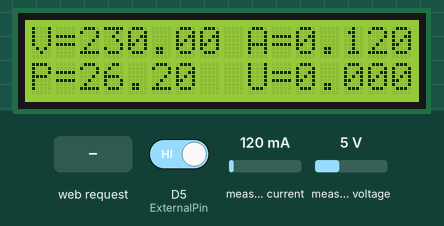
This sketch was run on a simulated ESP8266 (NodeMCU). On the bench: 16×2 character LCD. The inputs (shaded band) are chosen by the test bench; at power-on: measured current 120 mA, measured voltage 5 V, D5 (ExternalPin) HIGH. WiFi joins after 1.5 s; servers stay silent unless stated; EEPROM starts erased; what the sketch prints to the serial monitor is not drawn.

Above: at 9.5 s.
9.6 s: measured current set to 40 mA
At 11.4 s:
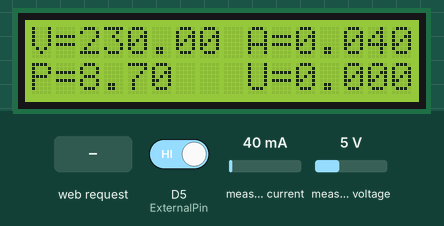
11.7 s: measured voltage set to 0.3 V
At 12.6 s:
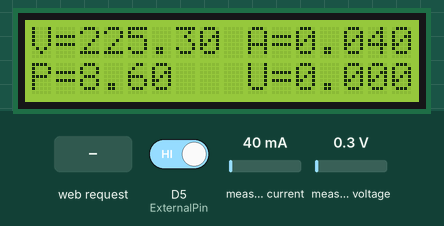
13.6 s: D5 (ExternalPin) driven LOW
15.1 s: HTTP request GET /led1on received
17.2 s: measured current set to 500 mA
At 19.6 s:
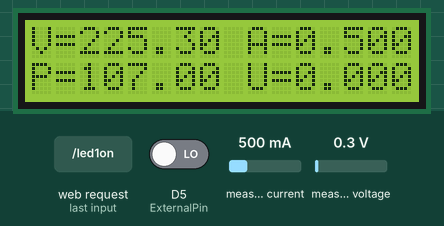
20.1 s: measured voltage set to 3.8 V
At 22.3 s:
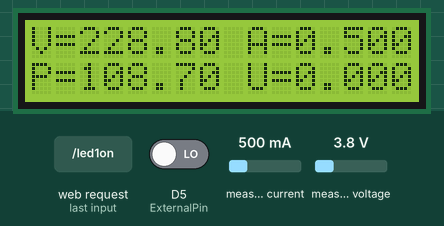
Timing chart, 0 to 23.8 s (numbered marks = the images above; inputs shaded):
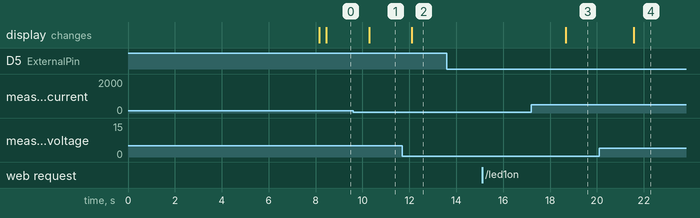

Measured:
- after the input at 9.6 s, the display: changes after 0.69 s (image 1)
- after the input at 11.7 s, the display: changes after 0.41 s (image 2)
- after the input at 13.6 s, every drawn part: stays the same
- after the input at 15.1 s, every drawn part: stays the same
- after the input at 17.2 s, the display: changes after 1.5 s (image 3)
- after the input at 20.1 s, the display: changes after 1.5 s (image 4)

The sketch:

pm_final.ino
```cpp
#include <ESP8266WebServer.h>
#include <ESP8266WiFi.h>
#include <ESP8266HTTPClient.h>
#include <Wire.h>
#include <PZEM004Tv30.h>
#include <LiquidCrystal_I2C.h>
#include <EEPROM.h>
#include <ThingSpeak.h>
#include <SPI.h>

WiFiClient  client;
PZEM004Tv30 pzem(D7, D8); //RX/TX
LiquidCrystal_I2C lcd(0x27, 16, 2);
ESP8266WebServer server(80);

float voltage, current, power, energy, frequency, pf, units;

unsigned long myChannelNumber = 1519974;
const char * myWriteAPIKey = "9OYRK9BAB6SV9HG1";

float number1 = 0.0000f;
float number2 = 0.0000f;
float number3 = 0.0000f;
float number4 = 0.0000f;
float number5 = 0.0000f;
float number6 = 0.0000f;
float number7 = 0.000000f;

String myStatus = "";

/*Put your SSID & Password*/
const char* ssid = "realme 6";  // Enter SSID here
const char* password = "dellinspiron";  //Enter Password here

uint8_t LED1pin = D6;         //GPIO 12 OR D6
bool LED1status = LOW;

float consum = 0.000000;
int timer = 0;
int testPin = 0;
int ExternalPin = D5;          //GPIO 14 OR D5
int eeAddress = 10;
uint32_t tsLastReport = 0;

volatile unsigned long timer0_millis;
String page = "";
String Units = "";
int dis = 0;
float eepromdata=0.00000f;
int loopcheck=0;
int thingspeak =0;
float floatingpoint_variable = 0.000000;
int EEaddress = 0;


ICACHE_RAM_ATTR void detectsMovement() {
    Serial.println("EEPROM Data Writing.... ");
    floatingpoint_variable= eepromdata;

    EEPROM.put(EEaddress,floatingpoint_variable); // Writes the value 3.141592654 to EEPROM
    EEPROM.commit();

    Serial.print("\t eepromdata EEPROM data: ");
    Serial.print(float(floatingpoint_variable),6);
}

void EEPROMloop() {
    Serial.println("EEPROM Data Writing.... ");
    floatingpoint_variable= eepromdata;

    EEPROM.put(EEaddress,floatingpoint_variable); // Writes the value 3.141592654 to EEPROM
    EEPROM.commit();

    Serial.print("\t eepromdata EEPROM data: ");
    Serial.print(float(floatingpoint_variable),6);
}


void setup() {
    Serial.begin(115200);
    EEPROM.begin(32);

    attachInterrupt(digitalPinToInterrupt(ExternalPin), detectsMovement, FALLING);
    delay(3000);
    Serial.print("Connecting to ");
    Serial.print(ssid);

    WiFi.begin(ssid, password);

    while (WiFi.status() != WL_CONNECTED) {
        delay(1000);
        Serial.print(".");
    }

    Serial.println("");
    Serial.println("WiFi connected..!");
    Serial.print("Got IP: ");
    delay(3000);
    Serial.println(WiFi.localIP());

    Serial.print(" ");
    Serial.print(" ");
    Serial.print("EEPROM contents at Address=8 is  : ");
    floatingpoint_variable = 0; // To prove it read from EEPROM!
    EEPROM.get(EEaddress,floatingpoint_variable);
    Serial.println(floatingpoint_variable,8);

    float readParam = floatingpoint_variable;
    Serial.print("\t Consum EEPROM: ");
    Serial.print(float(readParam),6);
    consum = readParam;

      lcd.init();                      // initialize the lcd
  lcd.init();
  lcd.backlight();

  lcd.setCursor(5, 0);
  lcd.print("NGN LAB..!");
  lcd.setCursor(1, 1);
  lcd.print("POWER METER");


    timer = millis();

    testPin = digitalRead(ExternalPin);
    delay(200);
    server.on("/", handle_OnConnect);
    server.on("/led1on", handle_led1on);
    server.on("/led1off", handle_led1off);
    server.onNotFound(handle_NotFound);

    server.begin();
    ThingSpeak.begin(client);
    Serial.println("HTTP server started");
    consum = 0;
}


void loop() {
    timer = millis() - tsLastReport;
    int timercheck = millis();
    float sec = timer;

    voltage = pzem.voltage();
    current = pzem.current();
    power = pzem.power();
    energy = pzem.energy();
    frequency = pzem.frequency();
    pf = pzem.pf();


    float Seconds = 0.00;
    float Minutes = 0.00;
    float Hours = 0.00;
    float Energy = 0.0000;

    Seconds = ((float)sec / 1000);

    tsLastReport = millis();

    Minutes = (float)Seconds / 60;
    Hours = (float)Minutes / 60;
    Energy = (float)power * Hours / 1000;
    energy = Energy;
    String a= String(Energy);
    String b = String(voltage);


    if(a == "nan") {
        Energy = 0.000;
    }

    else {
        consum = float(consum) + float(Energy);
        if(consum !=0) {
            eepromdata=float(consum);
            loopcheck=0;
        }
        else {
            detectsMovement();
        }
    }

    Serial.print("\t Consum Test: ");
    Serial.print(float(consum),5);
    Serial.print("c");

    Units = String(consum,5);

    Serial.print("\t Voltage: ");
    Serial.print(voltage);
    Serial.print("V");
    Serial.print("\t Current: ");
    Serial.print(current);
    Serial.print("A");
    Serial.print("\t Power: ");
    Serial.print(power);
    Serial.print("W");
    Serial.print("\tFrequency: ");
    Serial.print(frequency, 1);
    Serial.print("Hz");
    Serial.print("\tPF: ");
    Serial.print(pf);
    Serial.print("%");
    Serial.print("\t Energy: ");
    Serial.print(Energy, 5);
    Serial.println("kWh");
    Serial.print("\t UNITS: ");
    Serial.print(consum, 5);
    Serial.println("kWh");
    Serial.println("");
    Serial.print("\t Seconds : ");
    Serial.print(Seconds, 5);
    Serial.print("\t Minutes : ");
    Serial.print(Minutes, 5);
    Serial.print("\t Hours : ");
    Serial.println(Hours, 5);

    server.handleClient();

    lcd.clear();

    number1 = voltage;
    lcd.setCursor(0, 0);
    lcd.print("V=");
    lcd.print(voltage, 2);

    number2 = current;
    lcd.setCursor(9, 0);
    lcd.print("A=");
    lcd.print(current, 4);


    number3 = power;
    lcd.setCursor(0, 1);
    lcd.print("P=");
    lcd.print(power);

    number7 = consum;
    lcd.setCursor(9, 1);
    lcd.print("U=");
    lcd.print(consum, 5);
    number4 = energy;
    number5 = frequency;
    number6 = pf;


    if(thingspeak==30) {
        number1 = voltage;
        number2 = current;
        number3 = power;
        number4 = energy;
        number5 = frequency;
        number6 = pf;
        number7 = float(consum);

        ThingSpeak.setField(1, number1);
        ThingSpeak.setField(2, number2);
        ThingSpeak.setField(3, number3);
        ThingSpeak.setField(4, number4);
        ThingSpeak.setField(5, number5);
        ThingSpeak.setField(6, number6);
        ThingSpeak.setField(7, number7);

        ThingSpeak.setStatus(myStatus);

        int x = ThingSpeak.writeFields(myChannelNumber, myWriteAPIKey);

        if (x == 200) {
            Serial.println("Channel update successful.");
        }
        else {
            Serial.println("Problem updating channel. HTTP error code " + String(x));
        }
        thingspeak=0;
    }

    if (LED1status==HIGH)
    {
        digitalWrite(LED1pin, HIGH);
        delay(2000);
        digitalWrite(LED1pin, LOW);
    }
    else
    {
        digitalWrite(LED1pin, LOW);
    }

    testPin = digitalRead(ExternalPin);
    dis++;
    thingspeak++;
    Serial.println("*********************************");
    Serial.println();
    delay(800);
}


void handle_OnConnect() {
    LED1status = LOW;
    server.send(200, "text/html", SendHTML(voltage, current, power, frequency, pf, Units, LED1status));
}

void handle_led1on() {
    LED1status = HIGH;
    Serial.println("GPIO12 Status: ON");
    server.send(200, "text/html", SendHTML(voltage, current, power, frequency, pf, Units, true));
}

void handle_led1off() {
    LED1status = LOW;
    Serial.println("GPIO12 Status: OFF");
    server.send(200, "text/html", SendHTML(voltage, current, power, frequency, pf, Units, false));
}

void handle_NotFound() {
    server.send(404, "text/plain", "Not found");
}

String SendHTML(float voltage, float current, float power, float frequency, float pf, String Units, uint8_t led1stat) {
    String html = "<!DOCTYPE html>";
    html += "<html>";
    html += "<head>";
    html += "<title>power meter</title>";
    html += "<meta name='viewport' content='width=device-width, initial-scale=1.0'>";
    html += "<link rel='stylesheet' href='https://cdnjs.cloudflare.com/ajax/libs/font-awesome/5.7.2/css/all.min.css'>";
    html += "<link rel='stylesheet' type='text/css' href='styles.css'>";
    html += "<style>";
    html += "body { background-color: #fff; font-family: sans-serif; color: #333333; font: 14px Helvetica, sans-serif box-sizing: border-box;}";
    html += "#page { margin: 20px; background-color: #fff;}";
    html += ".container { height: inherit; padding-bottom: 20px;}";
    html += ".header { padding: 20px;}";
    html += ".header h1 { padding-bottom: 0.3em; color: #008080; font-size: 45px; font-weight: bold; font-family: Garmond, 'sans-serif'; text-align: center;}";
    html += "h2 { padding-bottom: 0.2em; border-bottom: 1px solid #eee; margin: 2px; text-align: center;}";
    html += "h4 { padding-bottom: 0.2em; margin: 2px; text-align: center;}";
    html += ".header h3 { font-weight: bold; font-family: Arial, 'sans-serif'; font-size: 17px; color: #b6b6b6; text-align: center;}";
    html += ".box-full { padding: 20px; border 1px solid #ddd; border-radius: 1em 1em 1em 1em; box-shadow: 1px 7px 7px 1px rgba(0,0,0,0.4); background: #fff; margin: 20px; width: 500px;}";
    html += "@media (max-width: 494px) { #page { width: inherit; margin: 5px auto; } #content { padding: 1px;} .box-full { margin: 8px 8px 12px 8px; padding: 10px; width: inherit;; float: none; } }";
    html += "@media (min-width: 494px) and (max-width: 980px) { #page { width: 465px; margin 0 auto; } .box-full { width: 380px; } }";
    html += "@media (min-width: 980px) { #page { width: 930px; margin: auto; } }";
    html += ".sensor { margin: 12px 0px; font-size: 2.5rem;}";
    html += ".sensor-labels { font-size: 1rem; vertical-align: middle; padding-bottom: 15px;}";
    html += ".units { font-size: 1.2rem;}";
    html += "hr { height: 1px; color: #eee; background-color: #eee; border: none;}";
    html += ".button {display: block;width: 80px;background-color: #1abc9c;border: none;color: white;padding: 13px 30px;text-decoration: none;font-size: 25px;margin: 0px auto 35px;cursor: pointer;border-radius: 6px;}\n";
    html += ".button-on {background-color: #1abc9c;}\n";
    html += ".button-on:active {background-color: #16a085;}\n";
    html += ".button-off {background-color: #34495e;}\n";
    html += ".button-off:active {background-color: #2c3e50;}\n";
    html += "p1 {font-size: 14px;color: #888;margin-bottom: 15px;}\n";
    html += "</style>";

    // Code Start
    html += "<script>\n";
    html += "setInterval(loadDoc,1000);\n";
    html += "function loadDoc() {\n";
    html += "var xhttp = new XMLHttpRequest();\n";
    html += "xhttp.onreadystatechange = function() {\n";
    html += "if (this.readyState == 4 && this.status == 200) {\n";
    html += "document.body.innerHTML =this.responseText}\n";
    html += "};\n";
    html += "xhttp.open(\"GET\", \"/\", true);\n";
    html += "xhttp.send();\n";
    html += "}\n";
    html += "</script>\n";
    // Code END

    // Header Name Line
    html += "</head>";
    html += "<body>";
    html += "<div id='page'>";
    html += "<div class='header'>";
    html += "<h1>SMART ENERGY METER</h1>";
    html += "</div>";
    html += "<div id='content' align='center'>";
    html += "<div class='box-full' align='left'>";
    html += "<h2>POWER METER VALUE</h2>";
    html += "<div class='sensors-container'>";

    //For VOLTAGE
    html += "<div class='sensors'>";
    html += "<p class='sensor'>";
    html += "<i class='fas fa-plug' style='color:#0275d8'></i>";
    html += "<span class='sensor-labels'> VOLTAGE = </span>";
    html += (float)voltage;
    html += "<sup class='units'>Volt</sup>";
    html += "</p>";
    html += "<hr>";
    html += "</div>";

    //For Current
    html += "<div class='sensors'>";
    html += "<p class='sensor'>";
    html += "<i class='fab fa-medapps' style='color:#5bc0de'></i>";
    html += "<span class='sensor-labels'> CURRENT =  </span>";
    html += (float)current;
    html += "<sup class='units'>Amps</sup>";
    html += "</p>";
    html += "<hr>";

    //For Power
    html += "<p class='sensor'>";
    html += "<i class='fas fa-poo-storm' style='color:#cc3300'></i>";
    html += "<span class='sensor-labels'> POWER = </span>";
    html += (float)power;
    html += "<sup class='units'>w</sup>";
    html += "</p>";
    html += "<hr>";

    //For Frequency
    html += "<p class='sensor'>";
    html += "<i class='fas fa-burn' style='color:#f7347a'></i>";
    html += "<span class='sensor-labels'> FREQUENCY = </span>";
    html += (float)frequency;
    html += "<sup class='units'>Hz</sup>";
    html += "</p>";
    html += "<hr>";

    //For PF
    html += "<p class='sensor'>";
    html += "<i class='fas fa-tachometer-alt' style='color:#6a5acd'></i>";
    html += "<span class='sensor-labels'> PF = </span>";
    html += (float)pf;
    html += "<sup class='units'>Hz</sup>";
    html += "</p>";
    html += "<hr>";

    //For Units
    html += "<p class='sensor'>";
    html += "<i class='fas fa-charging-station' style='color:#3cb371'></i>";
    html += "<span class='sensor-labels'> UNITS = </span>";
    html += (String)Units;
    html += "<sup class='units'>KW-h</sup>";
    html += "</p>";
    html += "<hr>";

    if (led1stat)
    {
        html += "<h4>MCB SWITCH: OFF</h4>";
        html += "<a class=\"button button-off\" href=\"/led1off\">MCB-ON</a>\n";
    }
    else
    {
        html += "<h4>MCB SWITCH: ON</h4>";
        html += "<a class=\"button button-on\" href=\"/led1on\">MCB-OFF</a>\n";
    }

    html += "</div>";
    html += "</div>";
    html += "</div>";
    html += "</div>";
    html += "</div>";
    html += "</div>";
    html += "</body>";
    html += "</html>";
    return html;
}
```
